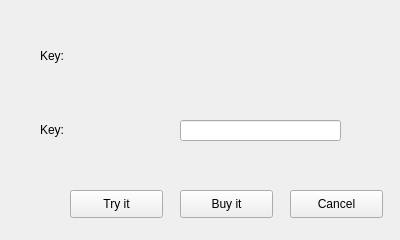
<?xml version="1.0" encoding="UTF-8"?>
<ui version="4.0">
 <class>ActivTimeWidget</class>
 <widget class="QWidget" name="ActivTimeWidget">
  <property name="geometry">
   <rect>
    <x>0</x>
    <y>0</y>
    <width>400</width>
    <height>240</height>
   </rect>
  </property>
  <property name="windowTitle">
   <string>Form</string>
  </property>
  <widget class="QPushButton" name="pushButton_Try">
   <property name="geometry">
    <rect>
     <x>70</x>
     <y>190</y>
     <width>93</width>
     <height>28</height>
    </rect>
   </property>
   <property name="text">
    <string>Try it</string>
   </property>
  </widget>
  <widget class="QPushButton" name="pushButton_Buy">
   <property name="geometry">
    <rect>
     <x>180</x>
     <y>190</y>
     <width>93</width>
     <height>28</height>
    </rect>
   </property>
   <property name="text">
    <string>Buy it</string>
   </property>
  </widget>
  <widget class="QLineEdit" name="lineEdit_Key">
   <property name="geometry">
    <rect>
     <x>180</x>
     <y>120</y>
     <width>161</width>
     <height>21</height>
    </rect>
   </property>
  </widget>
  <widget class="QLabel" name="label_Key">
   <property name="geometry">
    <rect>
     <x>40</x>
     <y>120</y>
     <width>131</width>
     <height>20</height>
    </rect>
   </property>
   <property name="text">
    <string>Key:</string>
   </property>
  </widget>
  <widget class="QLabel" name="label_Info">
   <property name="geometry">
    <rect>
     <x>40</x>
     <y>20</y>
     <width>311</width>
     <height>71</height>
    </rect>
   </property>
   <property name="text">
    <string>Key:</string>
   </property>
  </widget>
  <widget class="QPushButton" name="pushButton_Cancel">
   <property name="geometry">
    <rect>
     <x>290</x>
     <y>190</y>
     <width>93</width>
     <height>28</height>
    </rect>
   </property>
   <property name="text">
    <string>Cancel</string>
   </property>
  </widget>
 </widget>
 <resources/>
 <connections/>
</ui>
